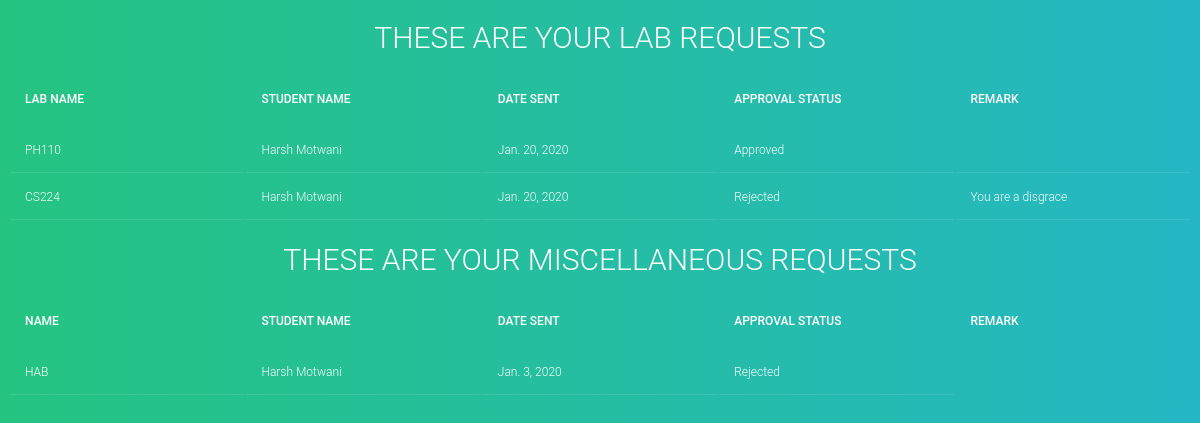
The page / on the database its author committed.
### applyPage/models.py (models this page shows, shortened)
class LabRequestEntry(models.Model):
    name = models.ForeignKey(Lab,on_delete=models.DO_NOTHING)
    student_name = models.ForeignKey(Student, on_delete=models.DO_NOTHING)
    date_sent = models.DateField()
    applied = models.BooleanField()
    approved = models.PositiveSmallIntegerField()
    remark = models.CharField(max_length = 1000,blank=True)

class Lab(models.Model):
	department = models.ForeignKey(Department,on_delete=models.DO_NOTHING)
	course_id = models.CharField(max_length=264,unique=True)
	lab_name = models.CharField(max_length=264,unique=True)

class Student(models.Model):
    student_name = models.CharField(max_length=264,unique=False)
    roll_number = models.IntegerField(unique=True)
    department = models.ForeignKey(Department,on_delete=models.DO_NOTHING)
    date_of_birth = models.DateField()
    email = models.EmailField(max_length=264, unique=True)
    student_type = models.CharField(max_length=264, unique=False)

class OthersRequestEntry(models.Model):
    name = models.ForeignKey(Other ,on_delete=models.DO_NOTHING)
    student_name = models.ForeignKey(Student, on_delete=models.DO_NOTHING)
    date_sent = models.DateField()
    applied = models.BooleanField(default=False)
    approved = models.PositiveSmallIntegerField(default=0)
    remark = models.CharField(max_length=1000,blank=True)

class Other(models.Model):
    name = models.CharField(max_length=264,unique=True)

### applyPage/views.py (the view)
# urls.py: path('',views.index,name="index"),
def index(request):
    lab_request_list = LabRequestEntry.objects.order_by('date_sent')
    other_request_list = OthersRequestEntry.objects.order_by('date_sent')
    request_dict = {"labRequests": lab_request_list, "otherRequests": other_request_list, "student_roll": 180101028}
    return render(request, 'applyPage.html', context=request_dict)

### templates/applyPage.html (shortened to what this page needs)
<!DOCTYPE html>
{% load staticfiles %}
<html lang="en" dir="ltr">
  <head>
    <link rel="stylesheet" href="{% static "css/tablestyle.css" %}"/>
  </head>
  <body>
    <h1>These are your lab requests</h1>
    <div class="tableClass">
      {% if labRequests %}
      <table>
        <thead>
          <th>Lab Name</th>
          <th>Student Name</th>
          <th>Date Sent</th>
          <th>Approval Status</th>
          <th>Remark</th>
        </thead>
        {% for req in labRequests %}
        {% if req.student_name.roll_number == student_roll %}
        <tr>
          <td align="right">{{ req.name.course_id }}</td>
          <td align="right">{{ req.student_name.student_name }}</td>
          <td align="right">{{ req.date_sent }}</td>
          {% if req.approved == 1 %}
          <td align="right">Approved</td>
          {% endif %}
          {% if req.approved == 2 %}
          <td align="right">Rejected</td>
          {% endif %}
          <td>{{ req.remark }}</td>
        </tr>
        {% endif %}
        {% endfor %}
      </table>
      {% else %}
      <p>No record found</p>
      {% endif %}
    </div>
    <h1>These are your miscellaneous requests</h1>
    <div class="tableClass">
      {% if otherRequests %}
      <table>
        <thead>
          <th>Name</th>
          <th>Student Name</th>
          <th>Date Sent</th>
          <th>Approval Status</th>
          <th>Remark</th>
        </thead>
        {% for req in otherRequests %}
        {% if req.student_name.roll_number == student_roll %}
        <tr>
          <td align="right">{{ req.name.name }}</td>
          <td align="right">{{ req.student_name.student_name }}</td>
          <td align="right">{{ req.date_sent }}</td>
          {% if req.approved == 2 %}
          <td align="right">Rejected</td>
          {% endif %}
        </tr>
        {% endif %}
        {% endfor %}
      </table>
      {% else %}
      <p>No records found</p>
      {% endif %}
    </div>
  </body>
</html>

### static/css/tablestyle.css (style rules this page uses)
h1 { font-size: 30px; color: #fff; text-transform: uppercase; font-weight: 300; text-align: center; margin-bottom: 15px; }
table { width:100%; table-layout: fixed; }
th { padding: 20px 15px; text-align: left; font-weight: 500; font-size: 12px; color: #fff; text-transform: uppercase; }
td { padding: 15px; text-align: left; vertical-align:middle; font-weight: 300; font-size: 12px; color: #fff; border-bottom: solid 1px rgba(255,255,255,0.1); }
body { background: -webkit-linear-gradient(left, #25c481, #25b7c4); background: linear-gradient(to right, #25c481, #25b7c4); font-family: 'Roboto', sans-serif; }

### rows shown on the page
LabRequestEntry: name.course_id "PH110", student_name.student_name "Harsh Motwani", date_sent "Jan. 20, 2020", approved "Approved"
LabRequestEntry: name.course_id "CS224", student_name.student_name "Harsh Motwani", date_sent "Jan. 20, 2020", approved "Rejected", remark "You are a disgrace"
OthersRequestEntry: name.name "HAB", student_name.student_name "Harsh Motwani", date_sent "Jan. 3, 2020", approved "Rejected"
